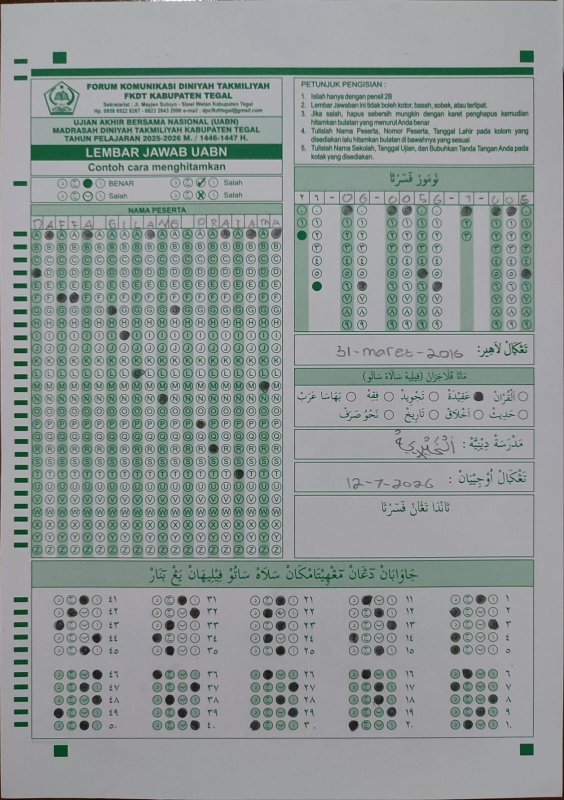
#> input picture data/uploads/Jk_akqidah.jfif, 1128 x 1600 px, found by its file name (shown at 1/2 size)
$ python 2.py
#> lines starting #> are read from the running program, lines starting #| are printed output that depends on the picture; after the words box and inside, x2 and y2 are one past the last pixel; in counts of white or black regions, pixels touching at a corner belong together
#> in scan_omr, img is the input picture: shape (1600, 1128, 3); mean B, G, R 150.1, 151.1, 143
import cv2
import numpy as np

def order_points(pts):
    rect = np.zeros((4, 2), dtype="float32")
    s = pts.sum(axis=1)
    rect[0] = pts[np.argmin(s)]; rect[2] = pts[np.argmax(s)]
    diff = np.diff(pts, axis=1)
    rect[1] = pts[np.argmin(diff)]; rect[3] = pts[np.argmax(diff)]
    return rect

def get_warped_image(img):
    gray = cv2.cvtColor(img, cv2.COLOR_BGR2GRAY)
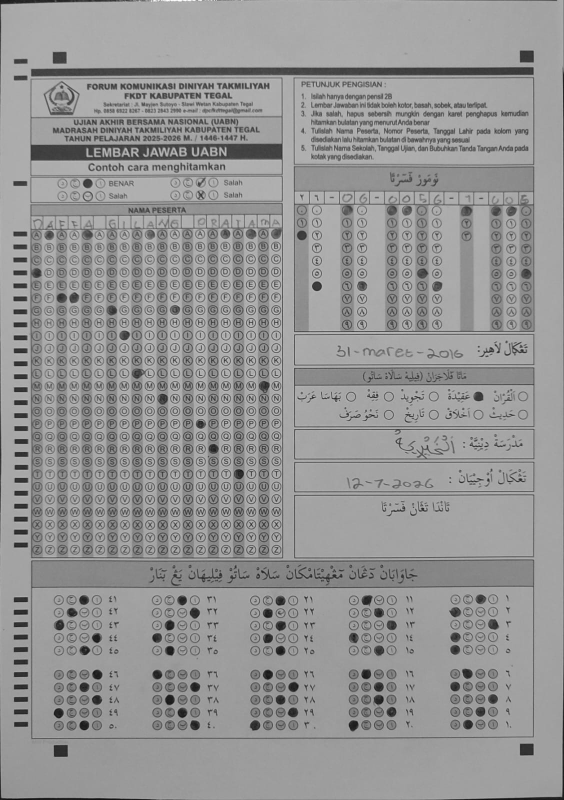
#> gray: shape (1600, 1128) (shown at 1/2 size); min 8, max 255, mean 148.6
    blurred = cv2.GaussianBlur(gray, (5, 5), 0)
    thresh = cv2.adaptiveThreshold(blurred, 255, cv2.ADAPTIVE_THRESH_GAUSSIAN_C,
                                   cv2.THRESH_BINARY_INV, 11, 2)
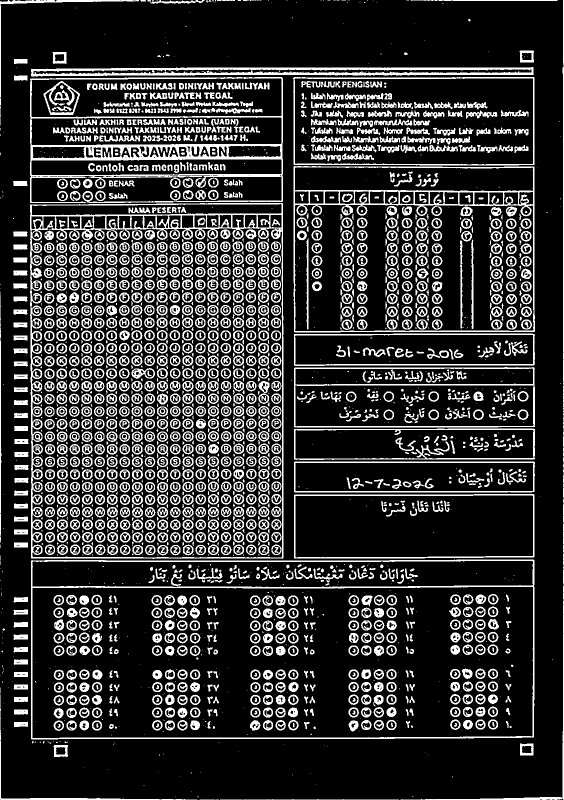
#> thresh: shape (1600, 1128) (shown at 1/2 size); 20.4% white; 2978 white regions (1081 under 20 px)

    cnts, _ = cv2.findContours(thresh, cv2.RETR_EXTERNAL, cv2.CHAIN_APPROX_SIMPLE)
#> cnts = 246 contours, 161 with area under 20; largest, box (x1, y1, x2, y2) and area: (62, 1119, 1069, 1479) 358258, (60, 406, 567, 1118) 357254, (587, 332, 1070, 665) 158684, (60, 154, 566, 406) 101872, (586, 154, 1069, 331) 84070
    cnts = sorted(cnts, key=cv2.contourArea, reverse=True)

    for c in cnts:
        peri = cv2.arcLength(c, True)
        approx = cv2.approxPolyDP(c, 0.02 * peri, True)
        if len(approx) == 4:
            rect = order_points(approx.reshape(4, 2))
            w, h = 1000, 1400
            dst = np.array([[0, 0], [w-1, 0], [w-1, h-1], [0, h-1]], dtype="float32")
            M = cv2.getPerspectiveTransform(rect, dst)
            return cv2.warpPerspective(img, M, (w, h))
#> this loop made 1 pass
#> (peri, approx, rect, s in order_points, diff in order_points, w, h, dst) on pass 1: (2730.5, [[1068, 1120], [64, 1120], [62, 1477], [1067, 1474]], [[64, 1120], [1068, 1120], [1067, 1474], [62, 1477]], [2188, 1184, 1539, 2541], [52, 1056, 1415, 407], 1000, 1400, [[0, 0], [999, 0], [999, 1399], [0, 1399]])

    print("Deteksi otomatis gagal, menggunakan metode hardcoded crop.")
    h_orig, w_orig = img.shape[:2]
    warped = img[20:h_orig-20, 20:w_orig-20]
    return cv2.resize(warped, (1000, 1400))

def scan_omr(image_path):
    img = cv2.imread(image_path)
    warped = get_warped_image(img)

    # Inisialisasi variabel visualisasi
    final = warped.copy()

    gray = cv2.cvtColor(warped, cv2.COLOR_BGR2GRAY)
#> gray: shape (1400, 1000)
    thresh = cv2.threshold(gray, 0, 255, cv2.THRESH_BINARY_INV | cv2.THRESH_OTSU)[1]
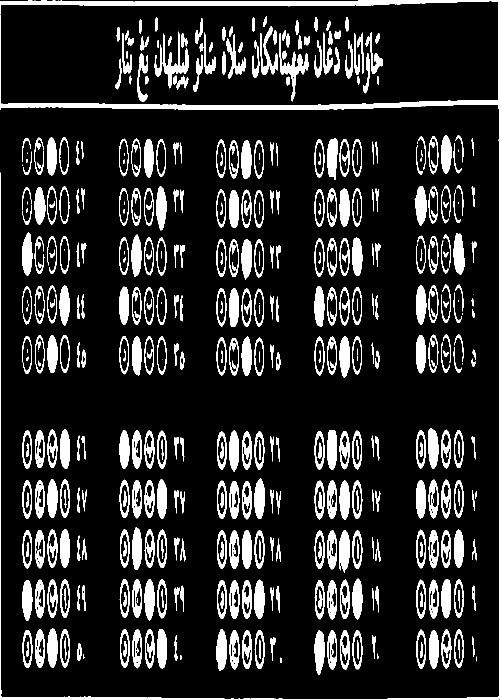
#> thresh: shape (1400, 1000) (shown at 1/2 size); 14.6% white; 516 white regions (48 under 20 px), largest, box (x1, y1, x2, y2) and area: (0, 0, 1000, 1400) 24697, (559, 66, 617, 203) 1800, (326, 63, 377, 177) 1664

    # --- SCAN NOMOR PESERTA ---
    col_x_peserta = [535, 561, 615, 641, 693, 719, 747, 775, 825, 878, 905, 933]
    y_digit_peserta = [231, 254, 275, 298, 320, 342, 365, 388, 410, 433]

    nomor_lengkap = ""
    for x in col_x_peserta:
        scores = []
        for y in y_digit_peserta:
            mask = np.zeros(thresh.shape, dtype="uint8")
            cv2.circle(mask, (int(x), int(y)), 8, 255, -1)
            res = cv2.bitwise_and(thresh, thresh, mask=mask)
            scores.append(cv2.countNonZero(res))
            cv2.circle(final, (int(x), int(y)), 8, (0, 255, 0), 1)

        nomor_lengkap += str(np.argmax(scores))
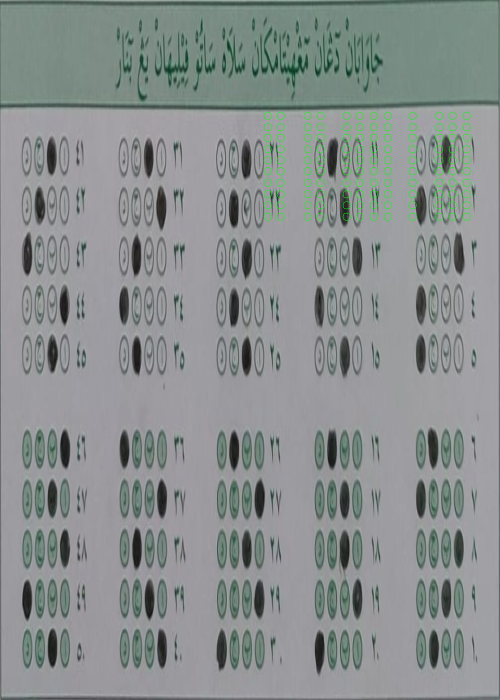
#> final: shape (1400, 1000, 3) (shown at 1/2 size); mean B, G, R 143, 143.4, 137.6
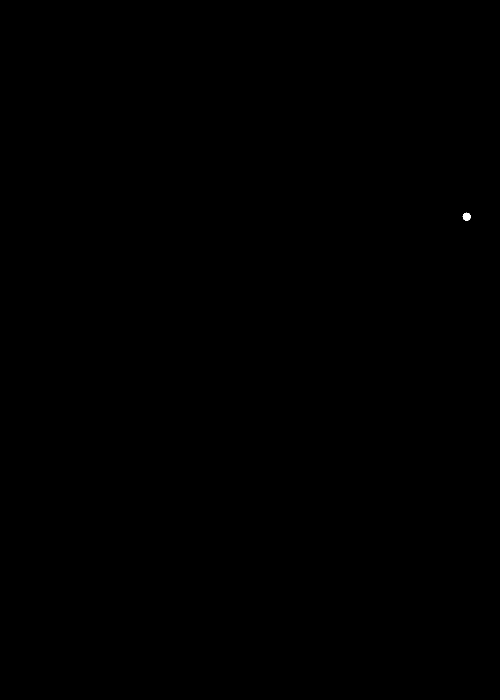
#> mask: shape (1400, 1000) (shown at 1/2 size); 0.01% white; 1 white region, box (x1, y1, x2, y2) and area: (925, 425, 942, 442) 197
#> res: shape (1400, 1000); every value is 0
#> after the loop, nomor_lengkap = '770785708333'
    print(f"Nomor Peserta Terdeteksi: {nomor_lengkap}")
#| Nomor Peserta Terdeteksi: 770785708333

    # --- SCAN JAWABAN ---
    y_coords = [920, 943, 965, 987, 1010, 1054, 1075, 1096, 1119, 1143]
    col_x_jawaban = [872, 693, 519, 344, 170]

    for col_idx, start_x in enumerate(col_x_jawaban):
        for i in range(10):
            nomor_soal = (col_idx * 10) + (i + 1)
            y = y_coords[i]
            pilihan_scores = []

            for j in range(4):
                x = start_x - (j * 22)
                mask = np.zeros(thresh.shape, dtype="uint8")
                cv2.circle(mask, (int(x), int(y)), 8, 255, -1)
                res = cv2.bitwise_and(thresh, thresh, mask=mask)
                pilihan_scores.append(cv2.countNonZero(res))
                cv2.circle(final, (int(x), int(y)), 8, (0, 0, 255), 1)

            if max(pilihan_scores) > 100:
                print(f"Soal {nomor_soal}: {['A', 'B', 'C', 'D'][np.argmax(pilihan_scores)]}")
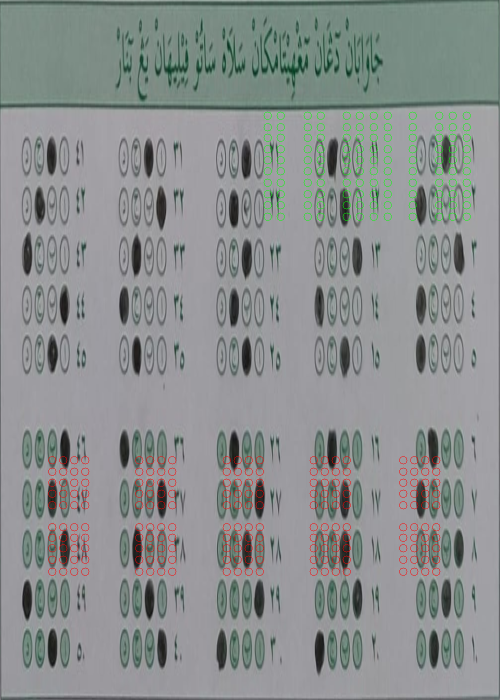
#> final: shape (1400, 1000, 3) (shown at 1/2 size); 0.63% of pixels changed, all inside (x1, y1, x2, y2) = (96, 912, 881, 1152)
#> mask: shape (1400, 1000); 0.01% white; 1 white region, box (x1, y1, x2, y2) and area: (96, 1135, 113, 1152) 197
#> res: shape (1400, 1000); 0% white in thin lines or dots, all inside (x1, y1, x2, y2) = (104, 1135, 105, 1136)

    cv2.imshow("Hasil Scan", cv2.resize(final, (600, 800)))
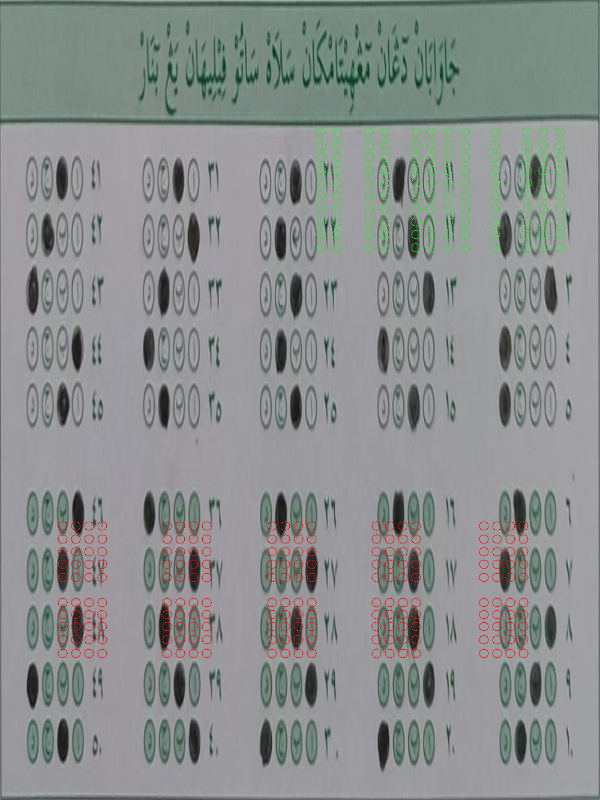
#> window 'Hasil Scan': shape (800, 600, 3); mean B, G, R 142.1, 142.5, 138.4
    cv2.waitKey(0)

scan_omr("data/uploads/jk_akqidah.jfif")
